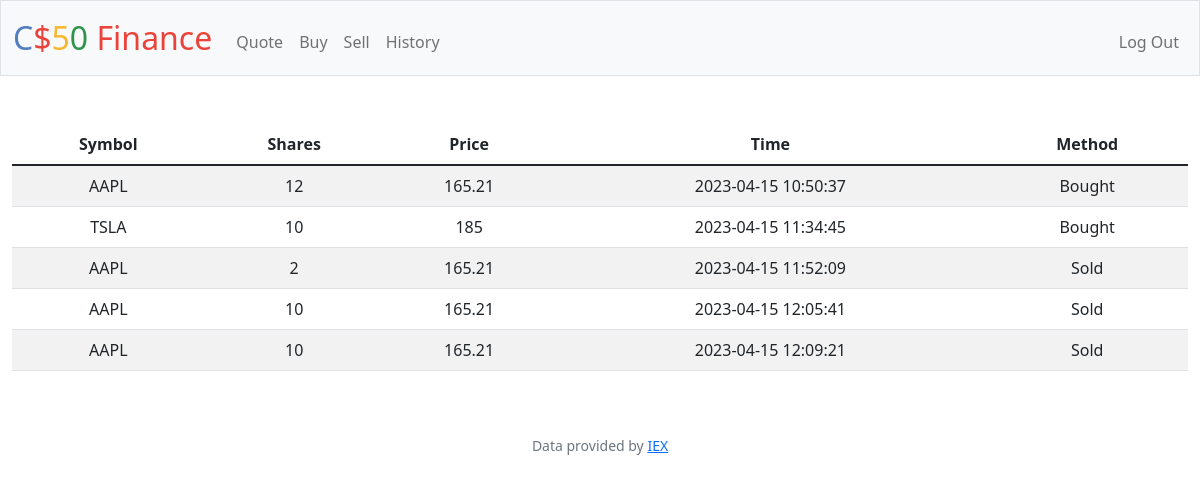
The app's page /history (signed in) with its own data.
### tables this page shows
CREATE TABLE history (id INTEGER , user INTEGER , transaction_time  DEFAULT CURRENT_TIMESTAMP NOT NULL, symbol TEXT NOT NULL, shares INTEGER NOT NULL, price NUMERIC NOT NULL, buy BLOB, PRIMARY KEY (id), FOREIGN KEY (user) REFERENCES users(id) );

### app.py (the view)
@app.route("/history")
@login_required
def history():
    histories = db.execute("SELECT * FROM history WHERE user = ?",session["user_id"])
    return render_template("history.html", histories=histories)

### app.py (called while the page is built)
@app.after_request
def after_request(response):
    response.headers["Cache-Control"] = "no-cache, no-store, must-revalidate"
    response.headers["Expires"] = 0
    response.headers["Pragma"] = "no-cache"
    return response

### helpers.py (called while the page is built)
def login_required(f):
    @wraps(f)
    def decorated_function(*args, **kwargs):
        if session.get("user_id") is None:
            return redirect("/login")
        return f(*args, **kwargs)
    return decorated_function

### templates/history.html
{% extends "layout.html" %}
{% block main %}
    <table class="table table-striped">
        <thead>
            <tr>
                <th scope="col">Symbol</th>
                <th scope="col">Shares</th>
                <th scope="col">Price</th>
                <th scope="col">Time</th>
                <th scope="col">Method</th>
            </tr>
        </thead>
        <tbody>
            {% for history in histories  %}
                <tr>
                    <td>{{history.symbol}}</td>
                    <td>{{history.shares}}</td>
                    <td>{{history.price}}</td>
                    <td>{{history.transaction_time}}</td>
                    {% if history.buy %}
                        <td>Bought</td>
                    {% else %}
                        <td>Sold</td>
                    {% endif %}
                </tr>
            {% else %}
                <div>There are no records!!!</div>
            {% endfor %}
        </tbody>
    </table>
{% endblock %}

### records on screen
history: symbol "AAPL", shares "12", price "165.21", transaction_time "2023-04-15 10:50:37", buy "Bought"
history: symbol "TSLA", shares "10", price "185", transaction_time "2023-04-15 11:34:45", buy "Bought"
history: symbol "AAPL", shares "2", price "165.21", transaction_time "2023-04-15 11:52:09", buy "Sold"
history: symbol "AAPL", shares "10", price "165.21", transaction_time "2023-04-15 12:05:41", buy "Sold"
history: symbol "AAPL", shares "10", price "165.21", transaction_time "2023-04-15 12:09:21", buy "Sold"
